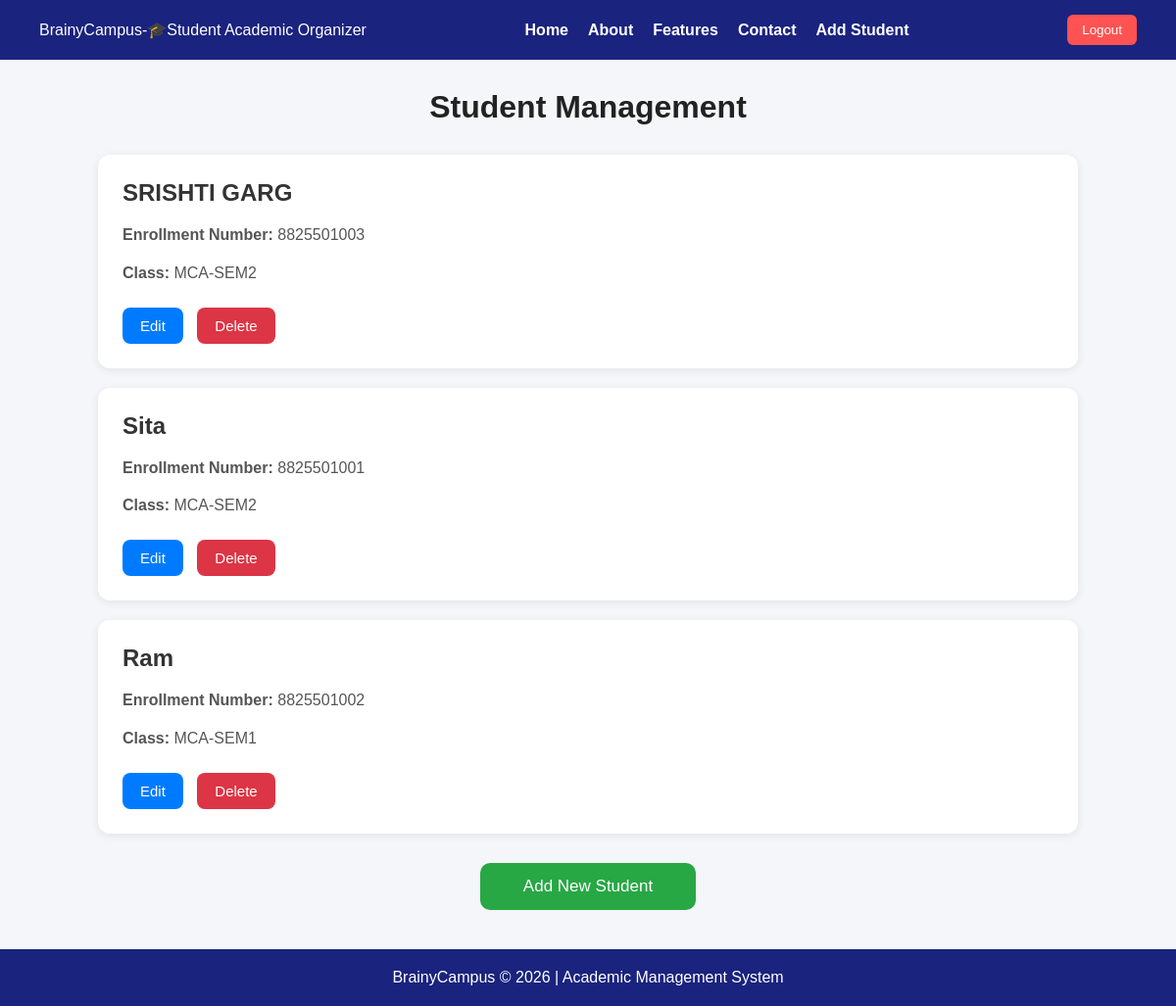
The app's page /students/ (signed in) with its own data.
### myapp/models.py (models this page shows, shortened)
class Student(models.Model):
    COURSE_CHOICES = [
        ('BTECH', 'B.Tech'),
        ('BCA', 'BCA'),
        ('MCA', 'MCA'),
        ('MBA', 'MBA'),
    ]
    SEMESTER_CHOICES = [
        ('SEM1', 'Sem 1'),
        ('SEM2', 'Sem 2'),
        ('SEM3', 'Sem 3'),
        ('SEM4', 'Sem 4'),
        ('SEM5', 'Sem 5'),
        ('SEM6', 'Sem 6'),
        ('SEM7', 'Sem 7'),
        ('SEM8', 'Sem 8'),
    ]
    user = models.OneToOneField(
        User,
        on_delete=models.CASCADE
    )
    enrollment_no = models.CharField(
        max_length=50,
        unique=True
    )
    course = models.CharField(
        max_length=10,
        choices=COURSE_CHOICES
    )
    semester = models.CharField(
        max_length=10,
        choices=SEMESTER_CHOICES
    )
    class_name = models.CharField(
       max_length=50,
       blank=True
    )
    class Meta:
        ordering = ['user__username']

### myapp/views.py (the view)
# urls.py: path('students/', views.view_students, name='view_students'),
@login_required
def view_students(request):
    if not request.user.is_staff:
        return redirect('home')
    students = Student.objects.select_related(
        'user'
    ).all().order_by('-id')
    return render(request, 'view_students.html', {
        'students': students
    })

### myapp/templates/view_students.html
{% extends 'base.html' %}
{% load static %}
{% block content %}
<link rel="stylesheet"
      href="{% static 'css/view_students.css' %}">
<h1 class="page-title">
    Student Management
</h1>
<div class="students-container">
    {% for student in students %}
    <div class="student-card">
        <div class="student-name">
            {{ student.user.username }}
        </div>
        <div class="student-info">
            <strong>Enrollment Number:</strong>
            {{ student.enrollment_no }}
        </div>
        <div class="student-info">
            <strong>Class:</strong>
            {{ student.class_name }}
        </div>
        <div class="button-group">
            <a href="{% url 'edit_student' student.id %}"
               class="edit-btn">
                Edit
            </a>
            <a href="{% url 'delete_student' student.id %}"
               class="delete-btn"
               onclick="return confirm('Are you sure you want to delete this student?')">
                Delete
            </a>
        </div>
    </div>
    {% empty %}
    <div class="empty-box">
        No students available.
    </div>
    {% endfor %}
</div>
<a href="{% url 'add_student' %}"
   class="add-student-btn">
    Add New Student
</a>
{% endblock %}

### myapp/static/style.css (style rules this page uses)
html { scroll-behavior:smooth; }
* { margin:0; padding:0; box-sizing:border-box; font-family:'Montserrat',sans-serif; scroll-behavior:smooth; }
body { background:#f4f6fb; color:#333; }

### myapp/static/attendance.css (style rules this page uses)
* { margin: 0; padding: 0; box-sizing: border-box; }
body { background: #f4f7fc; font-family: 'Poppins', sans-serif; color: #333; }
.page-title { text-align: center; font-size: 38px; margin-bottom: 35px; color: #1e293b; font-weight: 700; }

### myapp/static/view_students.css (style rules this page uses)
body { background:#f4f6f9; font-family:Arial, sans-serif; }
.page-title { text-align:center; margin:30px 0; color:#222; font-size:32px; font-weight:bold; }
.students-container { width:90%; max-width:1000px; margin:auto; }
.student-card { background:white; border-radius:12px; padding:25px; margin-bottom:20px; box-shadow:0 2px 10px rgba(0,0,0,0.08); transition:0.3s; }
.student-name { font-size:24px; font-weight:bold; color:#333; margin-bottom:15px; }
.student-info { font-size:16px; color:#555; margin-bottom:10px; line-height:1.8; }
.button-group { margin-top:20px; }
.edit-btn { background:#007bff; color:white; padding:10px 18px; border-radius:8px; text-decoration:none; margin-right:10px; display:inline-block; font-size:15px; transition:0.3s; }
.delete-btn { background:#dc3545; color:white; padding:10px 18px; border-radius:8px; text-decoration:none; display:inline-block; font-size:15px; transition:0.3s; }
.add-student-btn { display:block; width:220px; margin:30px auto; text-align:center; background:#28a745; color:white; padding:14px; border-radius:10px; text-decoration:none; font-size:17px; transition:0.3s; }

### records on screen
Student: user.username "SRISHTI GARG", enrollment_no "8825501003", class_name "MCA-SEM2"
Student: user.username "Sita", enrollment_no "8825501001", class_name "MCA-SEM2"
Student: user.username "Ram", enrollment_no "8825501002", class_name "MCA-SEM1"
